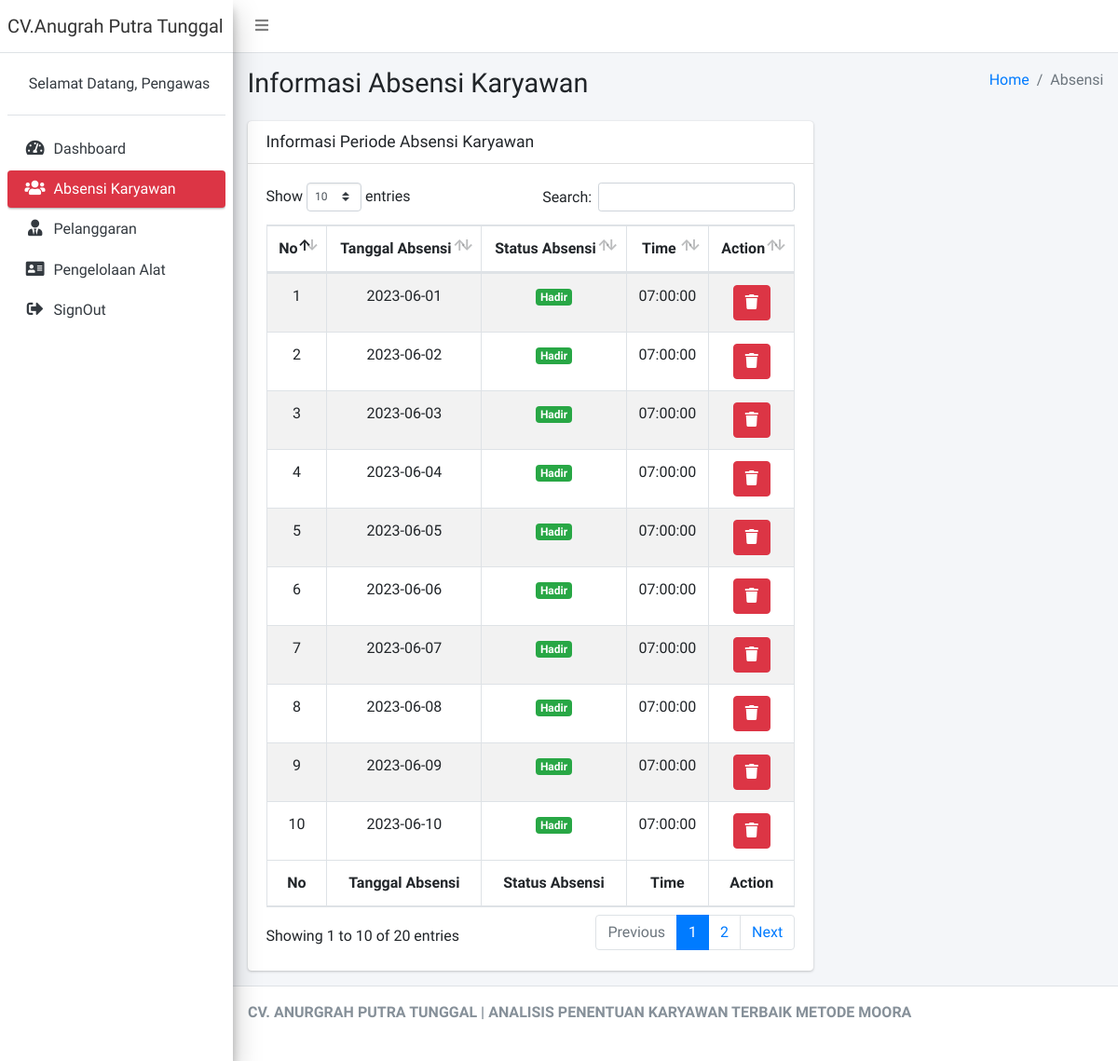
Page /Pengawas/cAbsensi/rincian/06/2023/1 (signed in) on the committed database.
### tables this page shows
CREATE TABLE `tbl_absensi` (
  `id_absensi` int(11) NOT NULL,
  `id_karyawan` int(11) NOT NULL,
  `tgl_absensi` varchar(15) NOT NULL,
  `stat_absensi` int(11) NOT NULL,
  `time` time NOT NULL
);

### application/controllers/Pengawas/cAbsensi.php (called while the page is built, shortened)
<?php
class cAbsensi extends CI_Controller
{
	public function __construct()
	{
		$this->load->model('mAbsensi');
	}
	public function rincian($bulan, $tahun, $id_karyawan)
	{
		$data = array(
			'bulan' => $bulan,
			'tahun' => $tahun,
			'id_karyawan' => $id_karyawan,
			'view_absensi' => $this->mAbsensi->rincian($bulan, $tahun, $id_karyawan)
		);
		$this->load->view('Pengawas/Layout/head');
		$this->load->view('Pengawas/Layout/aside');
		$this->load->view('Pengawas/vRincianAbsensi', $data);
		$this->load->view('Pengawas/Layout/footer');
	}
}

### index.php (called while the page is built, shortened)
<?php
require_once BASEPATH.'core/CodeIgniter.php';

### application/models/mAbsensi.php (called while the page is built, shortened)
<?php
class mAbsensi extends CI_Model
{
	public function rincian($bulan, $tahun, $id_karyawan)
	{
		return $this->db->query("SELECT TIME(time) as waktu, tgl_absensi, id_karyawan, stat_absensi, time, id_absensi FROM `tbl_absensi` WHERE MONTH(tgl_absensi) = '" . $bulan . "' AND YEAR(tgl_absensi) = '" . $tahun . "' AND id_karyawan='" . $id_karyawan . "'")->result();
	}
}

### application/views/Pengawas/vRincianAbsensi.php (the view, shortened to what this page needs)
<div class="content-wrapper">
	<section class="content-header">
		<div class="container-fluid">
			<div class="row mb-2">
				<div class="col-sm-6">
					<h1>Informasi Absensi Karyawan</h1>
				</div>
				<div class="col-sm-6">
					<ol class="breadcrumb float-sm-right">
						<li class="breadcrumb-item"><a href="#">Home</a></li>
						<li class="breadcrumb-item active">Absensi</li>
					</ol>
				</div>
			</div>
		</div>
	</section>
	<section class="content">
		<div class="container-fluid">
			<div class="row">
				<div class="col-8  ">
					<div class="card">
						<div class="card-header">
							<h3 class="card-title">Informasi Periode Absensi Karyawan</h3>
						</div>
						<div class="card-body">
							<table id="example1" class="table table-bordered table-striped">
								<thead>
									<tr>
										<th class="text-center">No</th>
										<th class="text-center">Tanggal Absensi</th>
										<th class="text-center">Status Absensi</th>
										<th class="text-center">Time</th>
										<th class="text-center">Action</th>
									</tr>
								</thead>
								<tbody>
									<?php
									$no = 1;
									foreach ($view_absensi as $key => $value) {
									?>
										<tr>
											<td class="text-center"><?= $no++ ?></td>
											<td class="text-center"><?= $value->tgl_absensi ?></td>
											<td class="text-center">
												<?php
												if ($value->stat_absensi == '1') {
												?>
													<span class="badge badge-success">Hadir</span>
												<?php
												} else if ($value->stat_absensi == '2') {
												?>
													<span class="badge badge-danger">Alfa</span>
												<?php
												} else if ($value->stat_absensi == '3') {
												?>
													<span class="badge badge-warning">Sakit</span>
												<?php
												} else if ($value->stat_absensi == '9') {
												?>
													<span class="badge badge-info">Telat</span>
												<?php
												}
												?>
											</td>
											<td class="text-center"><?= $value->time ?></td>
											<td class="text-center">
												<div class="btn-group">
													<a href="<?= base_url('Pengawas/cAbsensi/delete/' . $bulan . '/' . $tahun . '/' . $id_karyawan . '/' . $value->id_absensi) ?>" class="btn btn-danger"><i class="fas fa-trash"></i></a>
												</div>
											</td>
										</tr>
									<?php
									}
									?>
								</tbody>
								<tfoot>
									<tr>
										<th class="text-center">No</th>
										<th class="text-center">Tanggal Absensi</th>
										<th class="text-center">Status Absensi</th>
										<th class="text-center">Time</th>
										<th class="text-center">Action</th>
									</tr>
								</tfoot>
							</table>
						</div>
					</div>
				</div>
			</div>
		</div>
	</section>
</div>

### rows in the picture
tbl_absensi: tgl_absensi "2023-06-01", stat_absensi "Hadir", time "07:00:00"
tbl_absensi: tgl_absensi "2023-06-02", stat_absensi "Hadir", time "07:00:00"
tbl_absensi: tgl_absensi "2023-06-03", stat_absensi "Hadir", time "07:00:00"
tbl_absensi: tgl_absensi "2023-06-04", stat_absensi "Hadir", time "07:00:00"
tbl_absensi: tgl_absensi "2023-06-05", stat_absensi "Hadir", time "07:00:00"
tbl_absensi: tgl_absensi "2023-06-06", stat_absensi "Hadir", time "07:00:00"
tbl_absensi: tgl_absensi "2023-06-07", stat_absensi "Hadir", time "07:00:00"
tbl_absensi: tgl_absensi "2023-06-08", stat_absensi "Hadir", time "07:00:00"
tbl_absensi: tgl_absensi "2023-06-09", stat_absensi "Hadir", time "07:00:00"
tbl_absensi: tgl_absensi "2023-06-10", stat_absensi "Hadir", time "07:00:00"
